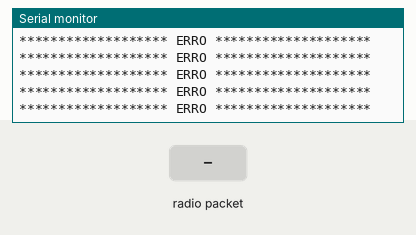
The sketch below on a simulated Arduino Uno, built with avr-gcc and run on an emulated ATmega328P. Shown: the last lines printed to the serial monitor. The inputs (shaded band) are chosen by the test bench. No radio packets arrive unless stated.

Above: at 3.2 s.
3.3 s: radio packet "1" arrives
At 3.39 s:
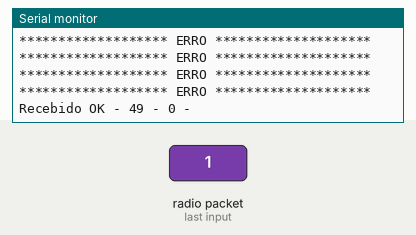
6.3 s: radio packet "0" arrives
At 6.4 s:
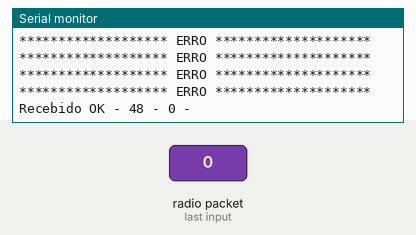
9.3 s: radio packet "2" arrives
At 9.41 s:
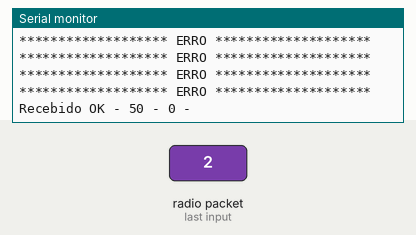
12.3 s: radio packet "1" arrives
15.3 s: radio packet "0" arrives
18.3 s: radio packet "2" arrives
Timing chart, 0 to 21.3 s (numbered marks = the images above; inputs shaded):
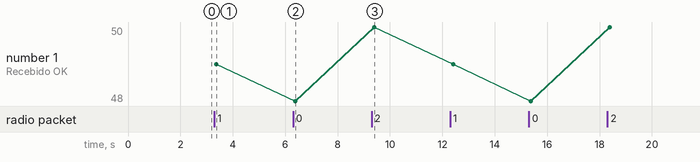

The sketch:

code_a_-_Copia.ino
```cpp
#include <SPI.h>
#include "RF24.h"
#include "nRF24L01.h"
#include "printf.h"

RF24 myRadio(7, 8);
const uint64_t pipex = 0xB01DFACECEL;
// const byte pipe[6] = "00002";

struct package {
  int id = 0;
  int code = 0;
  char text[100] = "";
};

typedef struct package Package;
Package data;

void setup() {
  Serial.begin(9600);
  printf_begin();
  delay(1000);

  myRadio.begin();
  myRadio.setChannel(115);
  myRadio.openReadingPipe(1, pipex);
  myRadio.printDetails();
  myRadio.startListening();

  Serial.println("Set-Up Done");
  delay(1000);
}

void loop() {
  if (myRadio.available()) {
    while (myRadio.available()) {
      myRadio.read(&data, sizeof(data));

      Serial.print("\n\nRecebido OK - ");
      Serial.print(data.id);
      Serial.print(" - ");
      Serial.print(data.code);
      Serial.print(" - ");
      Serial.print(data.text);
      Serial.println("\n");

      // delay(3000);
    }
  } else {
    Serial.println("******************* ERRO ********************");
  }
  // delay(500);
}
```

Measured:
- after the input at 3.3 s, the serial monitor: prints a new line after 0.08 s (image 1)
- after the input at 6.3 s, the serial monitor: prints a new line after 0.09 s (image 2)
- after the input at 9.3 s, the serial monitor: prints a new line after 0.10 s (image 3)
- plotted number 1: 49 → 48 after the input at 6.3 s, 48 → 50 after the input at 9.3 s, 50 → 49 after the input at 12.3 s, 49 → 48 after the input at 15.3 s, 48 → 50 after the input at 18.3 s
